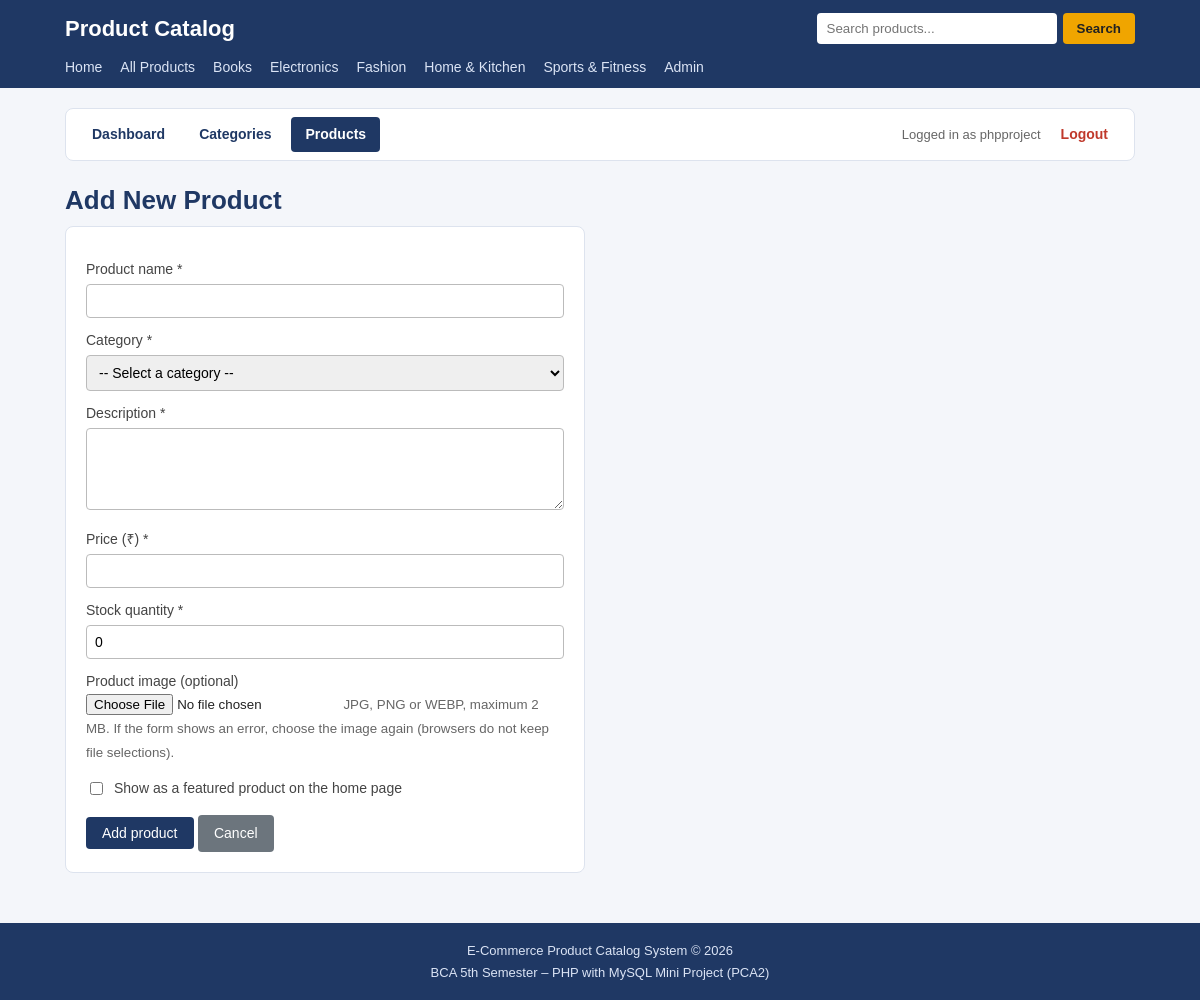
Page /admin/product_add.php (signed in) on the committed database.
### tables this page shows
CREATE TABLE `categories` (
  `category_id` int(11) NOT NULL,
  `category_name` varchar(100) NOT NULL,
  `description` text DEFAULT NULL,
  `created_at` timestamp NOT NULL DEFAULT current_timestamp()
);

### admin/product_add.php (the view, shortened to what this page needs)
<?php
require_once __DIR__ . '/../config/db.php';
$data   = ['name' => '', 'category_id' => '', 'description' => '', 'price' => '', 'stock' => '0', 'featured' => 0];
$categories = [];
$result = mysqli_query($conn, 'SELECT category_id, category_name FROM categories ORDER BY category_name');
while ($row = mysqli_fetch_assoc($result)) {
    $categories[] = $row;
}
require __DIR__ . '/../includes/header.php';
require __DIR__ . '/menu.php';
?>
<h1>Add New Product</h1>
<?php if (!$categories) { ?>
    <div class="message error">You need at least one category before you can add a product.</div>
    <a class="btn" href="categories.php">Add a category</a>
<?php } else { ?>
    <form class="form-box" method="post" action="product_add.php" enctype="multipart/form-data">
        <label for="product_name">Product name *</label>
        <input type="text" id="product_name" name="product_name" maxlength="150"
               value="<?php echo htmlspecialchars($data['name']); ?>">
        <label for="category_id">Category *</label>
        <select id="category_id" name="category_id">
            <option value="">-- Select a category --</option>
        </select>
        <label for="description">Description *</label>
        <textarea id="description" name="description" rows="4" maxlength="1000"><?php echo htmlspecialchars($data['description']); ?></textarea>
        <label for="price">Price (&#8377;) *</label>
        <input type="number" id="price" name="price" step="0.01" min="0.01"
               value="<?php echo htmlspecialchars($data['price']); ?>">
        <label for="stock_quantity">Stock quantity *</label>
        <input type="number" id="stock_quantity" name="stock_quantity" step="1" min="0"
               value="<?php echo htmlspecialchars($data['stock']); ?>">
        <label for="image">Product image (optional)</label>
        <input type="file" id="image" name="image" accept=".jpg,.jpeg,.png,.webp,image/jpeg,image/png,image/webp">
        <small class="subtitle">JPG, PNG or WEBP, maximum 2 MB. If the form shows an error, choose the image again (browsers do not keep file selections).</small>
        <label class="check-label">
            <input type="checkbox" name="is_featured" value="1"<?php echo $data['featured'] ? ' checked' : ''; ?>>
            Show as a featured product on the home page
        </label>
        <button type="submit" class="btn">Add product</button>
        <a class="btn btn-secondary" href="products.php">Cancel</a>
    </form>
<?php } ?>
<?php require __DIR__ . '/../includes/footer.php'; ?>

### includes/header.php (shortened to what this page needs)
<?php
require_once __DIR__ . '/../config/db.php';
$base = '/ecommerce-product-catalog-php/';
$cat_result = mysqli_query($conn, 'SELECT category_id, category_name FROM categories ORDER BY category_name');
?>
<!DOCTYPE html>
<html lang="en">
<head>
    <link rel="stylesheet" href="<?php echo $base; ?>assets/css/style.css">
</head>
<body>
<header class="site-header">
    <div class="container header-top">
        <a class="logo" href="<?php echo $base; ?>index.php">Product Catalog</a>
        <form class="search-form" action="<?php echo $base; ?>products.php" method="get">
            <input type="text" name="q" placeholder="Search products..."
                   value="<?php echo (isset($_GET['q']) && is_string($_GET['q'])) ? htmlspecialchars($_GET['q']) : ''; ?>">
            <button type="submit">Search</button>
        </form>
    </div>
    <nav class="container main-nav">
        <a href="<?php echo $base; ?>index.php">Home</a>
        <a href="<?php echo $base; ?>products.php">All Products</a>
        <?php while ($cat = mysqli_fetch_assoc($cat_result)) { ?>
            <a href="<?php echo $base; ?>products.php?category=<?php echo (int)$cat['category_id']; ?>">
                <?php echo htmlspecialchars($cat['category_name']); ?>
            </a>
        <?php } ?>
        <a href="<?php echo $base; ?>admin/login.php">Admin</a>
    </nav>
</header>
<main class="container">

### assets/css/style.css (style rules this page uses)
* { box-sizing: border-box; }
body { margin: 0; font-family: Arial, Helvetica, sans-serif; background: #f4f6fa; color: #222; line-height: 1.5; }
a { color: #1f3864; text-decoration: none; }
.container { max-width: 1100px; margin: 0 auto; padding: 0 15px; }
main.container { padding-top: 20px; padding-bottom: 30px; min-height: 60vh; }
h1 { font-size: 26px; color: #1f3864; margin: 0 0 6px; }
.subtitle { color: #666; margin: 0 0 16px; }
.site-header { background: #1f3864; color: #fff; }
.header-top { display: flex; flex-wrap: wrap; align-items: center; justify-content: space-between; gap: 10px; padding-top: 12px; padding-bottom: 12px; }
.logo { color: #fff; font-size: 22px; font-weight: bold; }
.search-form { display: flex; gap: 6px; }
.search-form input { padding: 8px 10px; border: none; border-radius: 4px; width: 240px; max-width: 100%; }
.search-form button { padding: 8px 14px; background: #f0a500; color: #222; border: none; border-radius: 4px; cursor: pointer; font-weight: bold; }
.main-nav { display: flex; flex-wrap: wrap; gap: 4px 18px; padding-bottom: 10px; }
.main-nav a { color: #dbe4f5; font-size: 14px; }
.btn { display: inline-block; padding: 8px 16px; background: #1f3864; color: #fff; border: none; border-radius: 4px; cursor: pointer; font-size: 14px; }
.btn-secondary { background: #6c757d; }
.form-box { background: #fff; padding: 20px; border: 1px solid #dde3ee; border-radius: 8px; max-width: 520px; margin-bottom: 20px; }
.form-box label { display: block; margin-top: 12px; font-size: 14px; color: #444; }
.form-box input[type=text], .form-box input[type=password], .form-box input[type=number], .form-box textarea, .form-box select { width: 100%; padding: 8px; border: 1px solid #bbb; border-radius: 4px; margin-top: 4px; font-size: 14px; font-family: inherit; }
.form-box .btn { margin-top: 16px; }
.form-box .check-label { display: flex; align-items: center; gap: 8px; margin-top: 14px; }

### rows in the picture
categories: category_name "Books"
categories: category_name "Electronics"
categories: category_name "Fashion"
categories: category_name "Home & Kitchen"
categories: category_name "Sports & Fitness"

### other values in the picture
$_SESSION['admin_username'] "phpproject"
